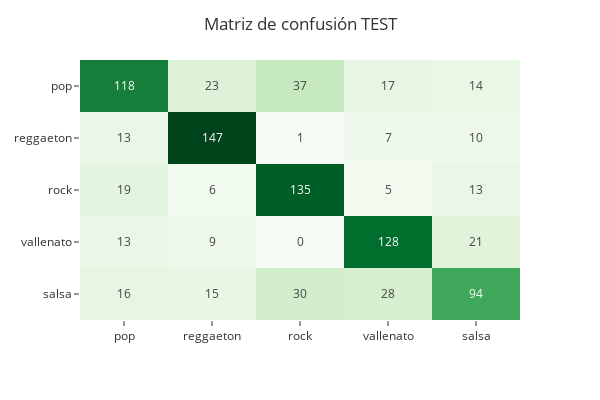

The notebook cell this image was saved under:
### Code cell
confusion_matrix_test = sklearn.metrics.confusion_matrix(y_true=y_test, y_pred=test_predictions)

fig = px.imshow(
    confusion_matrix_test,
    text_auto=".2d",
    color_continuous_scale="greens",
    x=labels_generos,
    y=labels_generos,
    aspect="auto",
)
fig.update_layout(title="Matriz de confusión TEST", autosize=False, template="ggplot2", width=600, height=400, coloraxis_showscale=False)
fig.show()

### Figure 1 — Plotly figure (JSON) as saved in the notebook; plotly's stock layout.template omitted (floating-point values rounded to 4 significant figures)
{"data": [{"coloraxis": "coloraxis", "hovertemplate": "x: %{x}<br>y: %{y}<br>color: %{z}<extra></extra>", "name": "0", "texttemplate": "%{z:.2d}", "type": "heatmap", "x": ["pop", "reggaeton", "rock", "vallenato", "salsa"], "xaxis": "x", "y": ["pop", "reggaeton", "rock", "vallenato", "salsa"], "yaxis": "y", "z": [[118, 23, 37, 17, 14], [13, 147, 1, 7, 10], [19, 6, 135, 5, 13], [13, 9, 0, 128, 21], [16, 15, 30, 28, 94]]}], "layout": {"autosize": false, "coloraxis": {"colorscale": [[0, "rgb(247,252,245)"], [0.125, "rgb(229,245,224)"], [0.25, "rgb(199,233,192)"], [0.375, "rgb(161,217,155)"], [0.5, "rgb(116,196,118)"], [0.625, "rgb(65,171,93)"], [0.75, "rgb(35,139,69)"], [0.875, "rgb(0,109,44)"], [1, "rgb(0,68,27)"]], "showscale": false}, "height": 400, "margin": {"t": 60}, "title": {"text": "Matriz de confusión TEST"}, "width": 600, "xaxis": {"anchor": "y", "domain": [0, 1]}, "yaxis": {"anchor": "x", "autorange": "reversed", "domain": [0, 1]}}}
